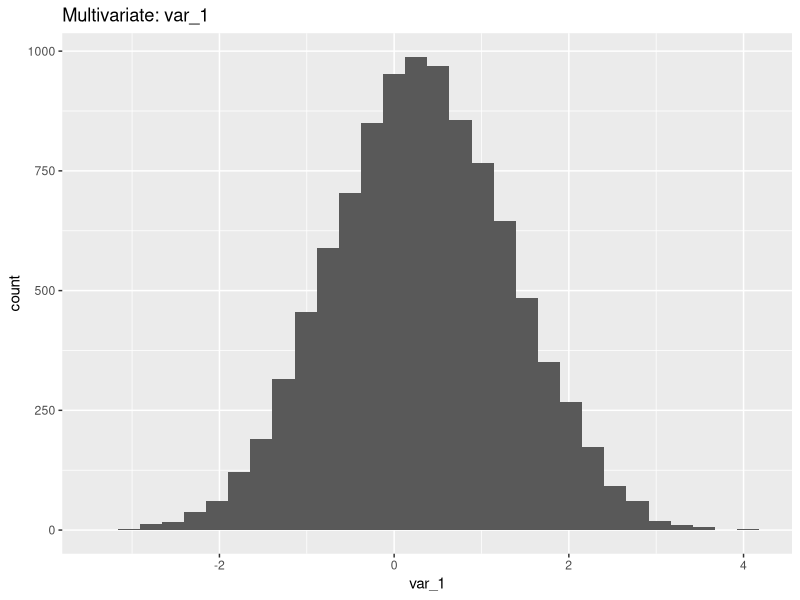
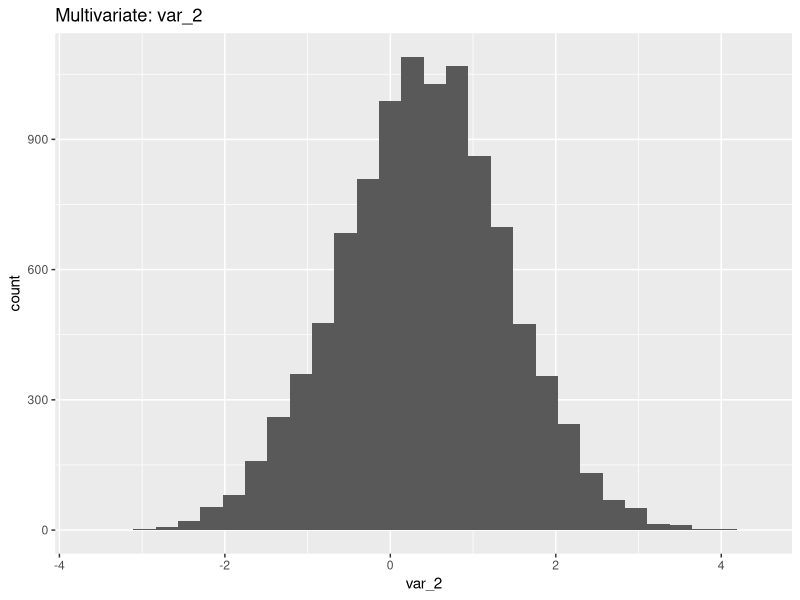
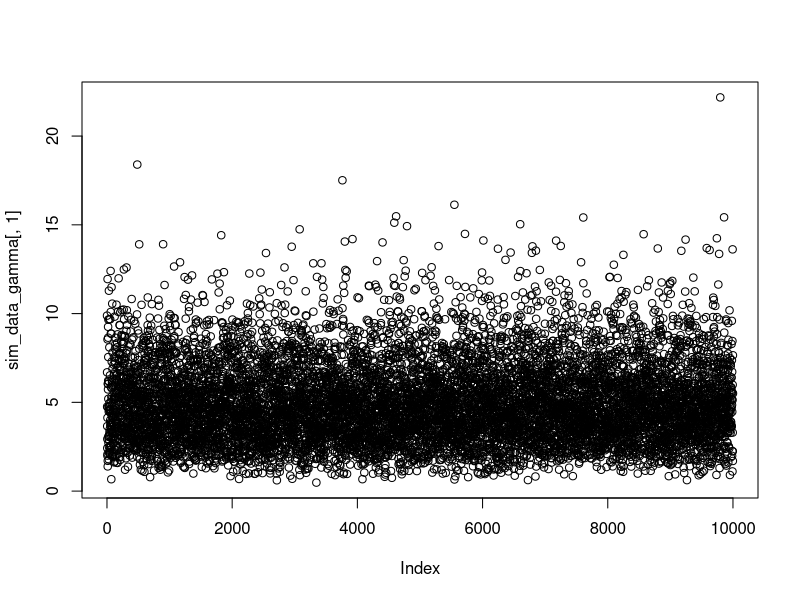
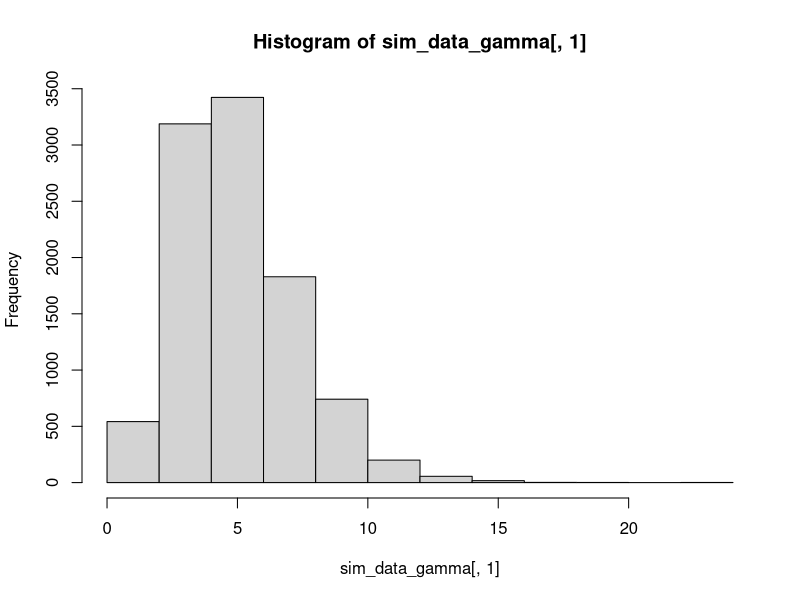
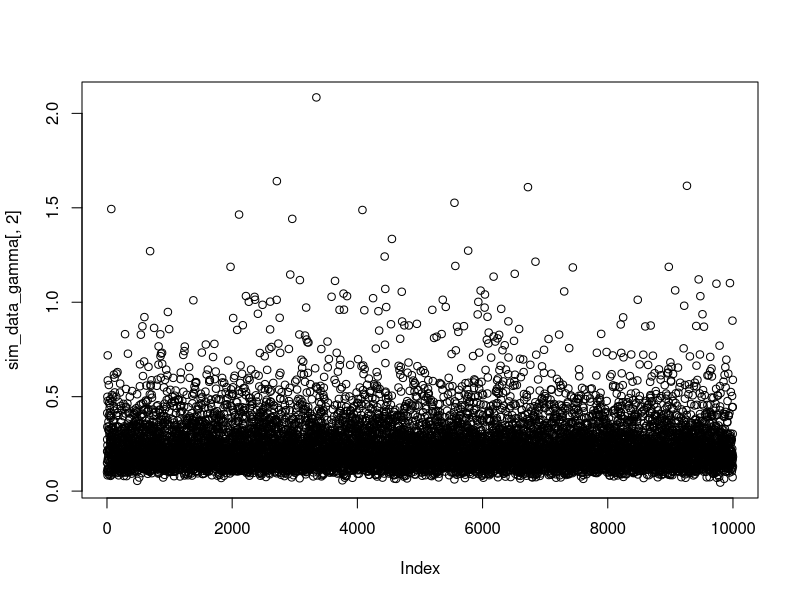
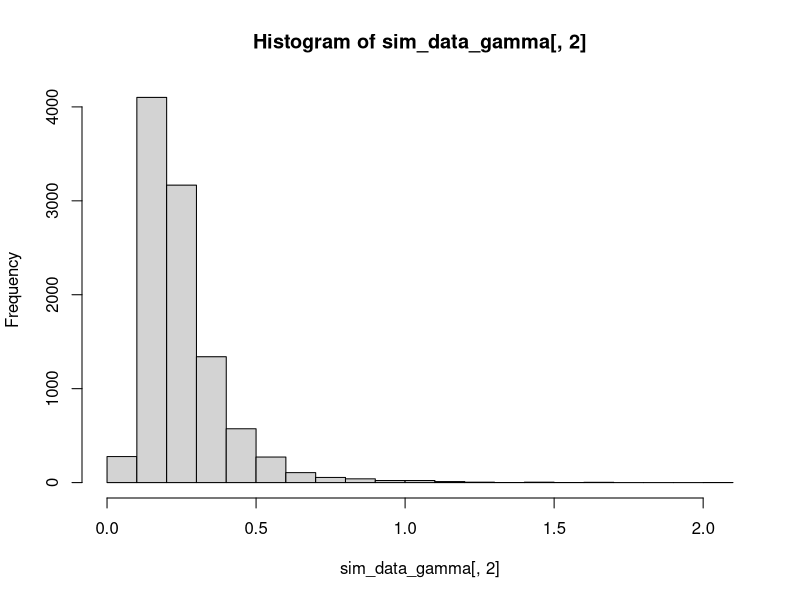

R code for these plots, in order: (Note: this script raises an error after producing the figures.)
#####################################################################################################################################################
# Assignment 2 of COMM661
# Zining Wang
# Nov 5, 2019
#####################################################################################################################################################

#install.packages("MCMCpack")
#install.packages("matrixcalc")
require(data.table)
require(ggplot2)
require(MCMCpack)
require(matrixcalc) #  vec operator

# install.packages("monomvn")
# write down your functions for 
# multivariate normal
# gamma/inverse gamma
# wishart/inverse wishart
# (check the density fct)
# generate mean and variance to confirm
# y_i = x_i' \beta + epsilon_i
# \pi(\beta | y_i, \sigma^2)
# \pi(\sigma^2 | \beta, y_i)


# input function: 
# rnorm(n, 0, 1)
# runif(n, 0, 1)
#####

#####################################################################################################################################################
# multivariate distributon
#####################################################################################################################################################
mvrnorm_fct <-
  function(n, mu, Sigma, tol=1e-8)
  {
    d <- length(mu)
    if(!all(dim(Sigma) == c(d,d))) stop("incompatible arguments")
    em <- eigen(Sigma, symmetric = TRUE)
    ev <- em$values
    
    if(!all(ev >= tol)) stop("covariance matrix is not positive definite") # use a tolarance value slightly larger than 0 for computational purposes
    
    X <- matrix(rnorm(d * n), n) # gen vector/matrix of raondom numbers from the normal distirbution
    
    X <- mu + em$vectors %*% diag(sqrt(pmax(ev, 0)), d) %*% t(X) # another choice: Cholesky factorization 
    #X<- mu + chol(Sigma) %*% X
    # https://stats.stackexchange.com/questions/83850/confused-about-cholesky-and-eigen-decomposition
    if(n == 1) X else t(X)
  }
#####################################################################################################################################################
# data check
sim_data_mvrnorm = mvrnorm_fct(10000, c(0.3, 0.4), Sigma = diag(2))
sim_data_mvrnorm = as.data.frame(sim_data_mvrnorm)
colnames(sim_data_mvrnorm) = c("var_1", "var_2")

p_mvrnorm_1 <-ggplot(sim_data_mvrnorm, aes(x=var_1)) + geom_histogram() + ggtitle("Multivariate: var_1")
p_mvrnorm_1

p_mvrnorm_2 <-ggplot(sim_data_mvrnorm, aes(x=var_2)) + geom_histogram()+ ggtitle("Multivariate: var_2")
p_mvrnorm_2
#####################################################################################################################################################
# gamma and inverse gamma distribuion
#####################################################################################################################################################
# the inverse of CDF failed--
# try the acceptance rejection method
# Generate U, V and W as iid uniform (0, 1] variates.
# Gamma(n + \delta, 1)

set.seed =(1234)

gamma_fun = function(alpha, beta){
  
  k = alpha
  theta = 1/beta
  n=floor(k)
  delta = k - n
  
  r = runif(n,  min = 0, max = 1)
  z = -sum(log(r)) # z~Gamma(n, 1)
  
  eta = 1
  threshold = 0
  #ind = 0
  #  Ahrens-Dieter acceptance–rejection method: source: wkipedia
  while (eta > threshold){
    U = runif(1, min = 0, max = 1)
    V = runif(1, min = 0, max = 1)
    W  =runif(1, min = 0, max = 1)
    
    if (U <= exp(1)/ (exp(1) + delta)){
      xi = V^{1/delta}
      eta = W*xi^(delta-1)
      
    }else{
      xi = 1 - log(V)
      eta = W*exp(1)^(-xi)
      
    }
    threshold = xi^(delta-1)*exp(-xi)
  }
  #xi_vec[i] = xi
  x = theta*(xi+z)
  x_inv =1/x
  c(x, x_inv) # return x and x_inv
  
}

#####################################################################################################################################################
# data check

sim_data_gamma = matrix(0, nrow = 10000, ncol = 2)

for (i in 1:10000){
  sim_data_gamma[i,] = gamma_fun(5,1)
}
mean(sim_data_gamma[,1])
mean(sim_data_gamma[,2])
plot(sim_data_gamma[,1])
hist(sim_data_gamma[,1])
plot(sim_data_gamma[,2])
hist(sim_data_gamma[,2])
#####################################################################################################################################################
# wishart and inverse wishart distribuion
#####################################################################################################################################################
# Wishart distribution is a generalization to multiple dimensions of the gamma distribution
#  G is a p × n matrix, each column of which is independently drawn from a p-variate normal distribution
#  In Bayesian statistics, the Wishart distribution is the conjugate prior of the inverse covariance-matrix of a multivariate-normal random-vector.
# install.packages("matlib")
# require(matlib)
wishart_fun <- function(V, p, n){
  G = mvrnorm_fct(n, mu = rep(0, p), Sigma = V)
  S = G%*%t(G)
  # S_inv = G_inv%*%t(G_inv)
}

invwishart_fun <- function(V, p, n){
  G = mvrnorm_fct(n, mu = rep(0, p), Sigma = V)
  G_inv = mvrnorm_fct(n, mu = rep(0, p), Sigma = solve(V)) # solve is the base R fct to get matrix inverse
  S_inv = G_inv%*%t(G_inv)
}

#####################################################################################################################################################
# data check

sim_data_wishart = wishart_fun(V=diag(3), p=3, n=1)
sim_data_invwishart = invwishart_fun(V=diag(3), p=3, n=1)


#####################################################################################################################################################
# MCMC
#####################################################################################################################################################
# code the Gibbs updating steps, using conjugate priors

# 1 univariate: only one y
# Data Simulation

nsim = 1000 # of simulation
N = 1000 # of obs
betas_true = c(0.4, 0.5)

v_0 = 5 # hyper prior of the inverse gamma \sigma^2 ~ IG(V_0/2, \delta_0/2)
s_0 = 1 # hyper prior of the inverse gamma \
intcpt = 1
X = mvrnorm_fct(N, c(0, 0), Sigma = diag(2))
Y = intcpt + X %*% betas_true+ rnorm(n=N, mean=0, sd=sigma)

mean=c(1,1,1) # beta_0
sigma=diag(3) # B_0
alhpa=1 # inverse gamma
beta=1  # inverse gamma

univariate_reg <- function(X, Y, N, mean, sigma, alhpa, beta, nsim){ # N: number of iterartion
  
  nparams=ncol(X)+2 # IV + intcpt + sigma
  
  X=cbind(rep(1, N),X)
  
  sims=matrix(0,nrow=nsim,ncol=nparams)
  
  sims[1,]=1 # to start
  
  #Gibbs Sampler
  for(i in 2:nsim){
    sims[i,1]=gamma_fun(v_0/2, v_0*s_0^2/2)[2] # draw sigma: sigma^2|y, to draw from the IG, use uninformative priors
    
    mean_p = solve(t(X) %*% X /sims[i,1]+solve(sigma)) %*% (t(X)%*%Y/sims[i,1]+solve(sigma) %*% mean)
    sigma_p = sims[i,1] * solve(t(X) %*% X + solve(sigma/sims[i,1]) ) # A = sigma/sims[i,1]
    
    sims[i,2:nparams]=mvrnorm_fct(1, mean_p, sigma_p) # draw beta: from multivariate normal: Pi(beta|y, sigma^2) <- N_k (beta_hat, B_hat)
  }
  return(sims)
}


output = as.data.frame(univariate_reg(X, Y, N, mean, sigma, alhpa, beta,  nsim))
colnames(output) = c("sigma", "intcpt: 1", "beta_1: 0.4", "beta_2: 0.5")
output = as.data.table(output)
output[,draws:=seq_len(nrow(output))]
output_melt = melt(output, id.vars = "draws", 
                   measure.vars = c("sigma", "intcpt: 1", "beta_1: 0.4", "beta_2: 0.5"))
output_melt
#####################################################################################################################################################
# plot the posteriors

p_posterior <- ggplot(output_melt[variable!="sigma",], aes( x =draws , y = value ) ) +geom_point()  + facet_wrap(vars(variable), ncol=3) + ggtitle("Posteriors: Univariate") 
p_posterior 

p_posterior_sigma <- ggplot(output_melt[variable=="sigma",], aes( x =draws , y = value ) ) +geom_point() + ggtitle("Posteriors of sigma: Univariate") 
p_posterior_sigma

#####################################################################################################################################################

# 2.1 multivariate: multiple y's
# Y = XB+E (n*m, n*k, k*m, n*m)
# Sigma ~ IW(v_0, V_0) # Sigma is a m*m matrix
# beta|Sigma ~ N(beta_bar, Sigma \otimes inv(A))
# posteriors:
  # Sigma|Y, X ~ IW(v_0 + n, V_0 + S)
  # beta|Y, X, Sigma ~ N(beta_tilda, Sigma \otimes inv(X'X + A)), in which
  # beta_tilda = vec(B_tilda)
  # B_tilda = inv(X'X + A)(X'XB_hat + AB_bar)
  # S = (Y - XB_tilda)'(Y-XB_tilda) + (B_tilda - B_bar)'A(B_tilda - B_bar)

# data simulation

nsim = 1000
m = 2
N = 1000
betas_true = matrix(c(0.3, 0.4, 0.2, 0.6), nrow = 2, byrow = F) 
E = matrix(rnorm(n=N*m, mean=0, sd=1), nrow = N); E
intcpt = matrix(rep(1, N*m), nrow=N); intcpt
X = mvrnorm_fct(N, c(0, 0), Sigma = diag(2))
Y = intcpt + X %*% betas_true+ E ;Y
v_0 = 1
V_0 = diag(2)
A = matrix(rep(1, (m+1)^2), nrow = m+1)

multivariate_reg <- function(X, Y, N, v_0, V_0, A, betas_true, nsim){ # N: number of iterartion
  
  nparams = m*(ncol(X)+m+1) # m*(IV + intcpt + epsilon)
  sims = matrix(0, nrow=nsim, ncol=nparams)
  X=cbind(rep(1, N), X)
  
  betas = rbind(c(1, 1), betas_true) # add intercept to the beta vector
  B_tilda = solve(t(X) %*% X + A) %*% ( t(X) %*% Y + A %*% betas) # replace XB_hat with Y
  S = t(Y-X %*% B_tilda) %*% (Y-X %*% B_tilda) + t(B_tilda - betas) %*% A %*% (B_tilda - betas)
  
  #Gibbs Sampler
  
  for(i in 1:nsim){
    # wishart_fun
    Sigma_p = riwish( v_0 + N, V_0 + S) # update Sigma
    sims[i,1:m^2 ] = as.vector(Sigma_p) # flat by col and store the updated values

    beta_tilda = vec(B_tilda)
    Var = kronecker(Sigma_p, solve(t(X) %*% X + A))

    betas_p = mvrnorm_fct(1, beta_tilda, Var)
    sims[i, (m^2+1):nparams] = betas_p # intcpt1, beta_1.1, beta2.1, intcpt2, beta_1.2, beta2.2
  }
  return(sims)
}

output = as.data.frame(multivariate_reg(X, Y, N, v_0, V_0, A, betas_true, nsim))
colnames(output) = c("sigma_1: 1", "sigma_2: 0", "sigma_3: 0", "sigma_4: 1", "intcpt_1.1: 1", "beta_1.1: 0.3", "beta_2.1: 0.4","intcpt_1.2: 1", "beta_1.2: 0.2", "beta_2.2: 0.6")

output = as.data.table(output)
output[,draws:=seq_len(nrow(output))]
output_melt = melt(output, id.vars = "draws", 
                   measure.vars = c("sigma_1: 1", "sigma_2: 0", "sigma_3: 0", "sigma_4: 1", "intcpt_1.1: 1", "beta_1.1: 0.3", "beta_2.1: 0.4","intcpt_1.2: 1", "beta_1.2: 0.2", "beta_2.2: 0.6"))
output_melt
#####################################################################################################################################################
# plot the posteriors

p_posterior <- ggplot(output_melt, aes( x =draws , y = value ) ) +geom_point()  + facet_wrap(vars(variable), ncol=3) + ggtitle("Posteriors: Multivariate") 
p_posterior 
